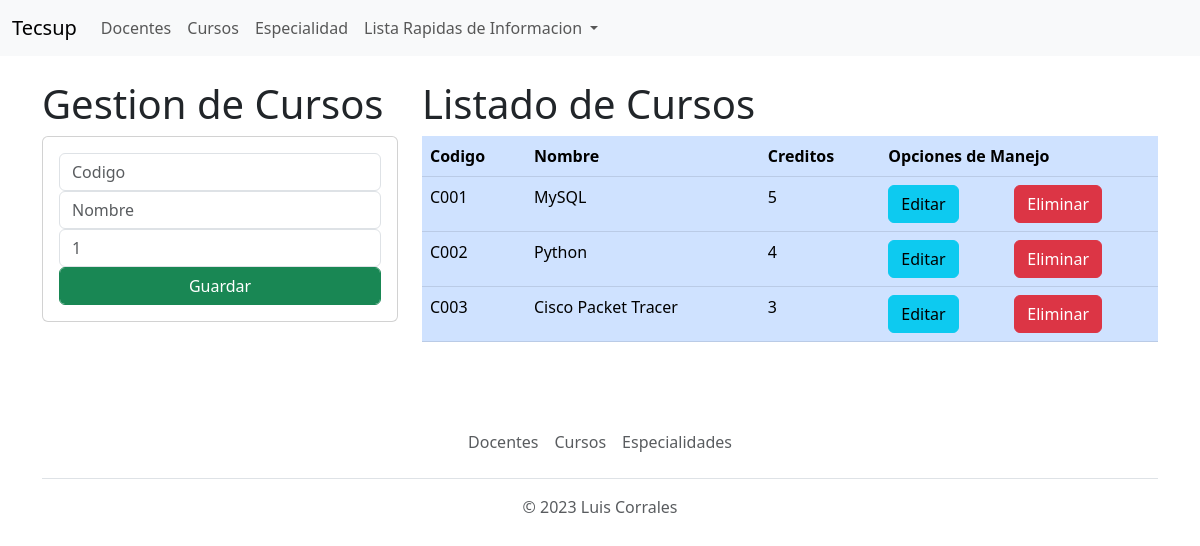
The app's page / (signed in), older data.
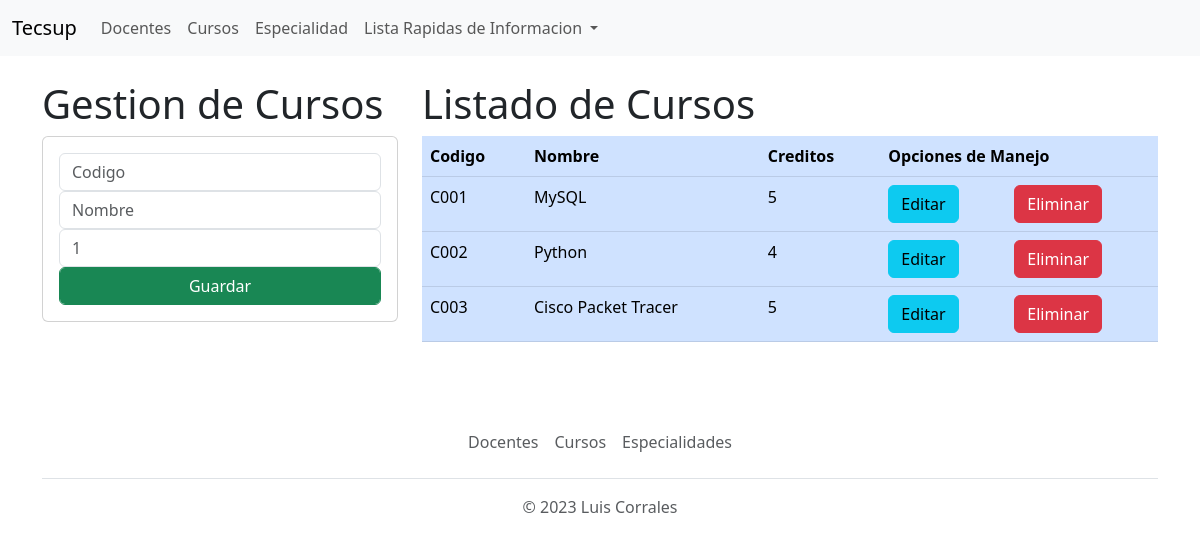
The same page, newer data.
### Aplicaciones/Academico/models.py (models this page shows, shortened)
class Curso(models.Model):
    codigo = models.CharField(primary_key=True, max_length=6)
    nombre = models.CharField(max_length=50)
    creditos = models.PositiveIntegerField()
    especialidad = models.ForeignKey(Especialidad, on_delete=models.CASCADE)
    docente = models.ForeignKey(Docente, on_delete=models.CASCADE)

### Aplicaciones/Academico/views.py (the view)
# urls.py: path('', views.home, name='home'),
@login_required(login_url='Academico:login')
def home (request):
    cursosListado = Curso.objects.all()
    especialidadesListado = Especialidad.objects.all()
    docentesListado = Docente.objects.all()
    context = {'cursos': cursosListado, 'especialidades': especialidadesListado, 'docentes': docentesListado}
    return render(request, 'GestionCursos.html', context)

### Aplicaciones/Academico/Templates/GestionCursos.html (shortened to what this page needs)
{%extends 'base.html'%}
{%block body%}
<div class="row">
    <div class="col-sm-12 col-md-6 col-lg-4 col-xl-4">
        <h1>Gestion de Cursos</h1>
        <div class="card">
            <div class="card-body">
                <form action="/registrarcurso" method="POST">
                    <div class="form-group">
                        <input type="text" class="form-control" name="txtcodigo" placeholder="Codigo">
                    </div>
                    <div class="form-group">
                        <input type="text" class="form-control" name="txtnombre" placeholder="Nombre">
                    </div>
                    <div class="form-group">
                        <input type="text" class="form-control" name="numCreditos" placeholder="1">
                    </div>
                    <div class="form-group">
                        <button type="submit" class="btn btn-success form-control" name="btnGuardar" id="btnGuardar">Guardar</button>
                    </div>
                </form>
            </div>
        </div>
    </div>
    <div class="col-sm-12 col-md-6 col-lg-8 col-xl-8">
        <h1>Listado de Cursos</h1>
        <div class = "table-respnsive py2">
            <table class="table table-primary">
                <thead>
                    <tr>
                        <th>Codigo</th>
                        <th>Nombre</th>
                        <th>Creditos</th>
                        <th colspan="2">Opciones de Manejo</th>
                    </tr>
                </thead>
                <tbody>
                    {%for curso in cursos%}
                        <tr>
                            <td>{{curso.codigo}}</td>
                            <td>{{curso.nombre}}</td>
                            <td>{{curso.creditos}}</td>
                            <td><a href="edicioncurso/{{curso.codigo}}" class="btn btn-info">Editar</a></td>
                            <td><a href="eliminarcurso/{{curso.codigo}}" class="btn btn-danger">Eliminar</a></td>
                        </tr>
                    {%endfor%}
                </tbody>
            </table>
        </div>
    </div>
</div>
{%endblock%}

Row changes from the older to the newer data that the page shows:
changed Curso "Cisco Packet Tracer": creditos "3" → "5"
